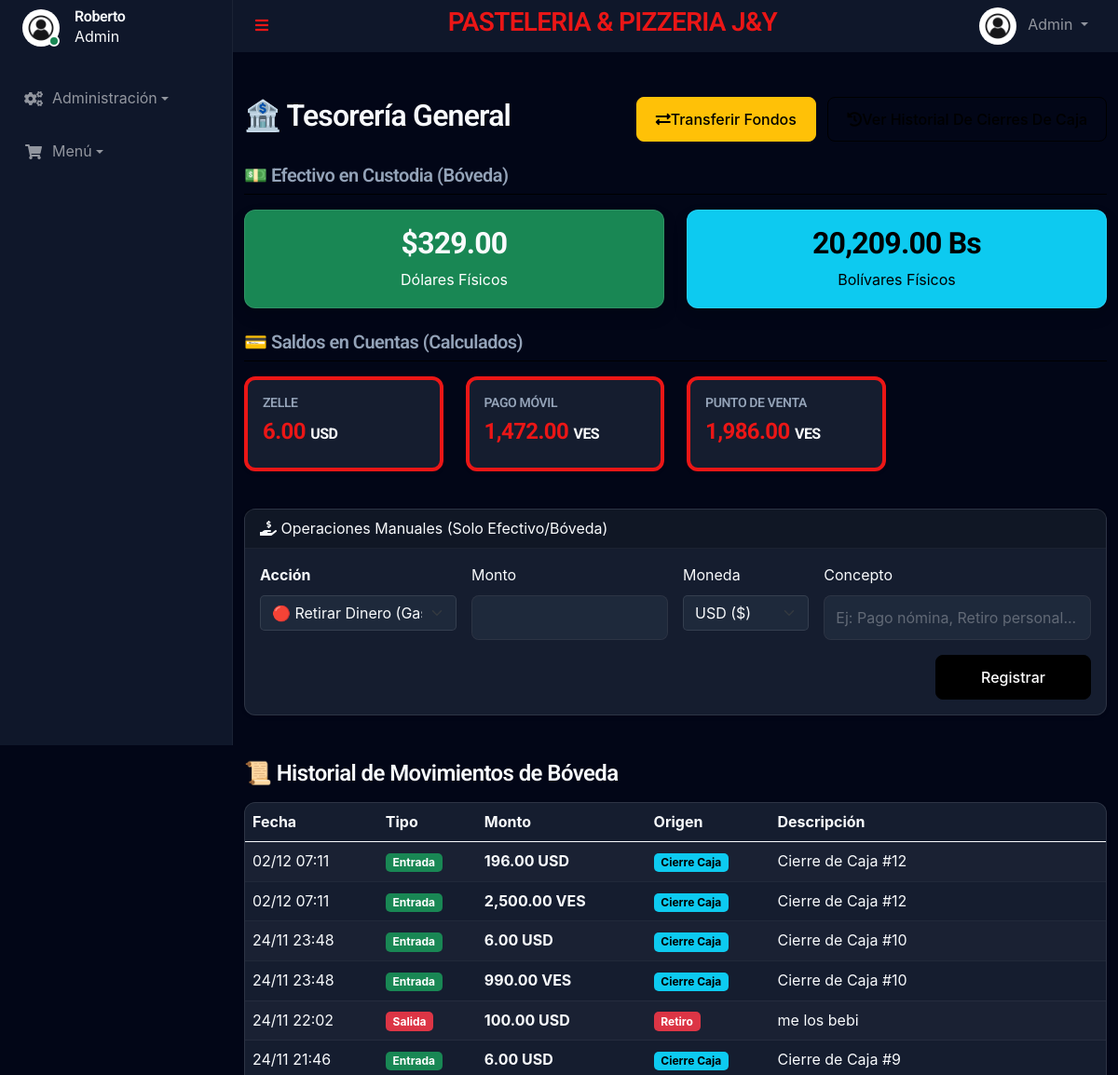
Before: /admin/caja_chica.php (signed in, upper part) with the older database file.
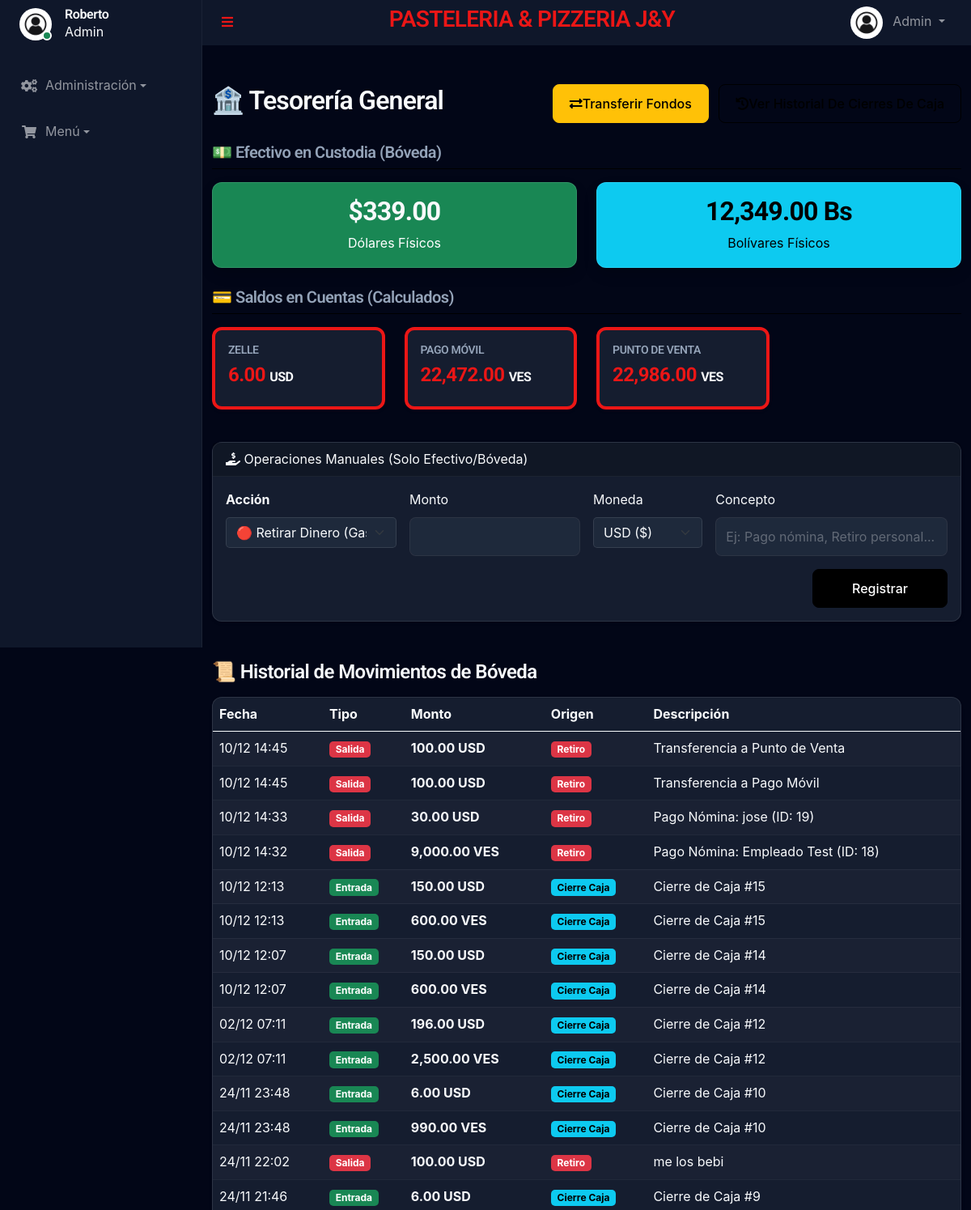
After: the same page with the newer database file.
### tables this page shows
CREATE TABLE `company_vault` (
  `id` int(11) NOT NULL AUTO_INCREMENT,
  `balance_usd` decimal(12,2) DEFAULT 0.00,
  `balance_ves` decimal(12,2) DEFAULT 0.00,
  `last_updated` timestamp NULL DEFAULT current_timestamp() ON UPDATE current_timestamp(),
  PRIMARY KEY (`id`)
);

CREATE TABLE `payment_methods` (
  `id` int(11) NOT NULL AUTO_INCREMENT,
  `name` varchar(50) NOT NULL,
  `currency` enum('USD','VES') NOT NULL,
  `type` enum('cash','bank','digital') NOT NULL DEFAULT 'cash',
  `is_active` tinyint(1) DEFAULT 1,
  PRIMARY KEY (`id`)
);

CREATE TABLE `vault_movements` (
  `id` int(11) NOT NULL AUTO_INCREMENT,
  `type` enum('deposit','withdrawal') NOT NULL,
  `origin` enum('session_close','manual_deposit','supplier_payment','owner_withdrawal') NOT NULL,
  `amount` decimal(12,2) NOT NULL,
  `currency` enum('USD','VES') NOT NULL,
  `description` text DEFAULT NULL,
  `reference_id` int(11) DEFAULT NULL,
  `created_by` int(11) NOT NULL,
  `created_at` timestamp NULL DEFAULT current_timestamp(),
  PRIMARY KEY (`id`)
);

### templates/autoload.php (called while the page is built, shortened)
<?php
require_once __DIR__ . '/../funciones/UserManager.php';
require_once __DIR__ . '/../funciones/VaultManager.php';
$vaultManager = new VaultManager($db);

### funciones/VaultManager.php (called while the page is built, shortened)
<?php
class VaultManager
{
    private $db;
    public function __construct($db)
    {
        $this->db = $db;
    }
    public function getBalance()
    {
        $stmt = $this->db->query("SELECT * FROM company_vault WHERE id = 1");
        return $stmt->fetch(PDO::FETCH_ASSOC);
    }
    public function getAllMovements()
    {
        $stmt = $this->db->query("SELECT * FROM vault_movements ORDER BY created_at DESC");
        return $stmt->fetchAll(PDO::FETCH_ASSOC);
    }
}
?>

### admin/caja_chica.php (the view, shortened to what the changed rows need)
<?php
require_once '../templates/autoload.php';
$balanceVault = $vaultManager->getBalance();
$sqlBalances = "SELECT pm.id, pm.name, pm.type, pm.currency,
                SUM(CASE WHEN t.type = 'income' THEN t.amount ELSE -t.amount END) as total_balance
                FROM payment_methods pm
                LEFT JOIN transactions t ON pm.id = t.payment_method_id
                GROUP BY pm.id, pm.name, pm.type, pm.currency
                HAVING total_balance != 0";
$stmt = $db->query($sqlBalances);
$globalBalances = $stmt->fetchAll(PDO::FETCH_ASSOC);
$movements = $vaultManager->getAllMovements();
require_once '../templates/header.php';
?>
<div class="container mt-5 mb-5">
    <div class="d-flex justify-content-between align-items-center mb-4">
        <h2>🏦 Tesorería General</h2>
    </div>
    <div class="row mb-4">
        <div class="col-md-6">
            <div class="card bg-success text-white text-center shadow">
                <div class="card-body">
                    <h2 class="fw-bold">$<?= number_format($balanceVault['balance_usd'], 2) ?></h2>
                    <p class="mb-0">Dólares Físicos</p>
                </div>
            </div>
        </div>
        <div class="col-md-6">
            <div class="card bg-info text-white text-center shadow">
                <div class="card-body">
                    <h2 class="fw-bold"><?= number_format($balanceVault['balance_ves'], 2) ?> Bs</h2>
                    <p class="mb-0">Bolívares Físicos</p>
                </div>
            </div>
        </div>
    </div>
    <div class="row mb-4">
        <?php foreach ($globalBalances as $bal):
            if ($bal['type'] == 'cash')
                continue;
            ?>
            <div class="col-md-3 mb-3">
                <div class="card border-start border-4 border-primary shadow-sm h-100">
                    <div class="card-body">
                        <h6 class="text-uppercase text-muted small"><?= htmlspecialchars($bal['name']) ?></h6>
                        <h4 class="text-primary fw-bold">
                            <?= number_format($bal['total_balance'], 2) ?>
                            <small class="text-dark fs-6"><?= $bal['currency'] ?></small>
                        </h4>
                    </div>
                </div>
            </div>
        <?php endforeach; ?>
    </div>
    <div class="card shadow-sm">
        <div class="card-body p-0">
            <div class="table-responsive">
                <table class="table table-striped table-hover mb-0 align-middle">
                    <thead class="table-dark">
                        <tr>
                            <th>Fecha</th>
                            <th>Tipo</th>
                            <th>Monto</th>
                            <th>Origen</th>
                            <th>Descripción</th>
                        </tr>
                    </thead>
                    <tbody>
                        <?php if (!empty($movements)): ?>
                            <?php foreach ($movements as $mov): ?>
                                <tr>
                                    <td><?= date('d/m H:i', strtotime($mov['created_at'])) ?></td>
                                    <td>
                                        <span class="badge bg-<?= $mov['type'] == 'deposit' ? 'success' : 'danger' ?>">
                                            <?= $mov['type'] == 'deposit' ? 'Entrada' : 'Salida' ?>
                                        </span>
                                    </td>
                                    <td class="fw-bold">
                                        <?= number_format($mov['amount'], 2) ?>         <?= $mov['currency'] ?>
                                    </td>
                                    <td>
                                        <?php
                                        $origenLabel = match ($mov['origin']) {
                                            'session_close' => '<span class="badge bg-info text-dark">Cierre Caja</span>',
                                            'supplier_payment' => '<span class="badge bg-warning text-dark">Pago Prov.</span>',
                                            'manual_deposit' => '<span class="badge bg-success">Aporte</span>',
                                            'owner_withdrawal' => '<span class="badge bg-danger">Retiro</span>',
                                            default => $mov['origin']
                                        };
                                        echo $origenLabel;
                                        ?>
                                    </td>
                                    <td><?= htmlspecialchars($mov['description']) ?></td>
                                </tr>
                            <?php endforeach; ?>
                        <?php else: ?>
                            <tr>
                                <td colspan="5" class="text-center text-muted py-4">No hay movimientos registrados aún.</td>
                            </tr>
                        <?php endif; ?>
                    </tbody>
                </table>
            </div>
        </div>
    </div>
</div>
<?php require_once '../templates/footer.php'; ?>

Changed rows visible on the page:
changed company_vault: balance_usd "329.00" → "339.00"; balance_ves "20,209.00" → "12,349.00"
computed for payment_methods "PAGO MÓVIL": total_balance "1,472.00" → "22,472.00"
computed for payment_methods "PUNTO DE VENTA": total_balance "1,986.00" → "22,986.00"
added vault_movements: created_at "10/12 14:45", type "Salida", amount "100.00", currency "USD", origin "Retiro", description "Transferencia a Punto de Venta"
added vault_movements: created_at "10/12 14:45", type "Salida", amount "100.00", currency "USD", origin "Retiro", description "Transferencia a Pago Móvil"
added vault_movements: created_at "10/12 14:33", type "Salida", amount "30.00", currency "USD", origin "Retiro", description "Pago Nómina: jose (ID: 19)"
added vault_movements: created_at "10/12 14:32", type "Salida", amount "9,000.00", currency "VES", origin "Retiro", description "Pago Nómina: Empleado Test (ID: 18)"
added vault_movements: created_at "10/12 12:13", type "Entrada", amount "150.00", currency "USD", origin "Cierre Caja", description "Cierre de Caja #15"
added vault_movements: created_at "10/12 12:13", type "Entrada", amount "600.00", currency "VES", origin "Cierre Caja", description "Cierre de Caja #15"
added vault_movements: created_at "10/12 12:07", type "Entrada", amount "150.00", currency "USD", origin "Cierre Caja", description "Cierre de Caja #14"
added vault_movements: created_at "10/12 12:07", type "Entrada", amount "600.00", currency "VES", origin "Cierre Caja", description "Cierre de Caja #14"
